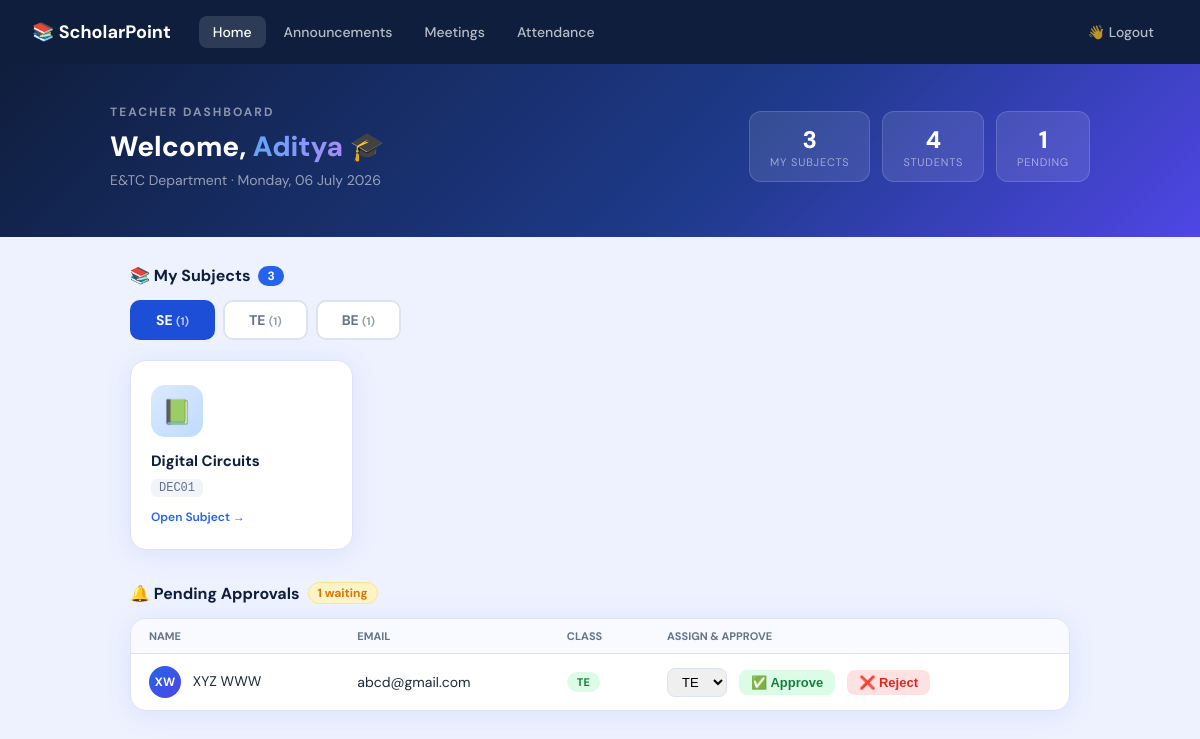
/Backend/teacher-dashboard.php (signed in), run on the app's committed database.
### tables this page shows
CREATE TABLE `subjects` (
  `id` int NOT NULL AUTO_INCREMENT,
  `subject_name` varchar(100) NOT NULL,
  `subject_code` varchar(20) DEFAULT NULL,
  `class_id` int NOT NULL,
  `created_at` timestamp NULL DEFAULT CURRENT_TIMESTAMP,
  PRIMARY KEY (`id`),
  KEY `class_id` (`class_id`),
  CONSTRAINT `subjects_ibfk_1` FOREIGN KEY (`class_id`) REFERENCES `classes` (`id`)
);

CREATE TABLE `users` (
  `id` int NOT NULL AUTO_INCREMENT,
  `firstName` varchar(100) NOT NULL,
  `lastName` varchar(100) NOT NULL,
  `email` varchar(150) NOT NULL,
  `password` varchar(255) NOT NULL,
  `role` enum('student','teacher') DEFAULT 'student',
  `created_at` timestamp NULL DEFAULT CURRENT_TIMESTAMP,
  `class_id` int DEFAULT NULL,
  `status` enum('pending','approved') DEFAULT 'pending',
  PRIMARY KEY (`id`),
  UNIQUE KEY `email` (`email`)
);

CREATE TABLE `classes` (
  `id` int NOT NULL AUTO_INCREMENT,
  `class_name` varchar(50) NOT NULL,
  `description` varchar(200) DEFAULT NULL,
  `created_at` timestamp NULL DEFAULT CURRENT_TIMESTAMP,
  PRIMARY KEY (`id`)
);

### Backend/teacher-dashboard.php (the view, shortened to what this page needs)
<?php
include("connect.php");
$teacher_id = $_SESSION['user_id'];
$firstName  = $_SESSION['firstName'] ?? 'Teacher';
$pending = $conn->query("SELECT u.id, u.firstName, u.lastName, u.email, c.class_name, u.class_id
    FROM users u
    LEFT JOIN classes c ON u.class_id = c.id
    WHERE u.role='student' AND u.status='pending'
    ORDER BY u.id DESC")->fetch_all(MYSQLI_ASSOC);
$classes = $conn->query("SELECT * FROM classes ORDER BY id")->fetch_all(MYSQLI_ASSOC);
$mySubjects = $conn->query("
    SELECT s.id, s.subject_name, s.subject_code, s.class_id, c.class_name
    FROM teacher_subjects ts
    JOIN subjects s ON ts.subject_id = s.id
    JOIN classes c ON s.class_id = c.id
    WHERE ts.teacher_id = $teacher_id
    ORDER BY c.id, s.subject_name
")->fetch_all(MYSQLI_ASSOC);
$subjectsByClass = [];
foreach($mySubjects as $sub){
    $subjectsByClass[$sub['class_name']][] = $sub;
}
$totalSubjects = count($mySubjects);
$totalPending  = count($pending);
$totalStudents = $conn->query("SELECT COUNT(*) as c FROM users WHERE role='student' AND status='approved'")->fetch_assoc()['c'];
?>
<!DOCTYPE html>
<html lang="en">
<head>
    <link rel="stylesheet" href="https://cdnjs.cloudflare.com/ajax/libs/font-awesome/6.5.1/css/all.min.css">
</head>
<body>
<nav class="navbar">
    <span class="brand">📚 ScholarPoint</span>
    <a href="teacher-dashboard.php" class="active">Home</a>
    <a href="announcements.php">Announcements</a>
    <a href="meetings.php">Meetings</a>
    <a href="attendance.php">Attendance</a>
    <a href="logout.php">👋 Logout</a>
</nav>
<div class="hero">
    <div class="hero-inner">
        <div class="hero-left">
            <div class="eyebrow">Teacher Dashboard</div>
            <h1>Welcome, <span><?= htmlspecialchars($firstName) ?></span> 🎓</h1>
            <div class="sub">E&TC Department · <?= date('l, d F Y') ?></div>
        </div>
        <div class="hero-stats">
            <div class="hstat"><div class="num"><?= $totalSubjects ?></div><div class="lbl">My Subjects</div></div>
            <div class="hstat"><div class="num"><?= $totalStudents ?></div><div class="lbl">Students</div></div>
            <div class="hstat"><div class="num"><?= $totalPending ?></div><div class="lbl">Pending</div></div>
        </div>
    </div>
</div>
<div class="page">
    <div class="section-title">
        📚 My Subjects
        <span class="badge"><?= $totalSubjects ?></span>
    </div>
    <?php if(count($mySubjects) === 0): ?>
        <div class="no-subjects">
            <div class="icon">📭</div>
            <p>No subjects assigned yet.</p>
            <p style="font-size:12px;margin-top:6px">HOD will assign subjects to you.</p>
        </div>
    <?php else: ?>
    <div class="class-tabs">
        <?php $firstClass = true; ?>
        <?php foreach($subjectsByClass as $className => $subs): ?>
            <div class="class-tab <?= $className ?> <?= $firstClass ? 'active' : '' ?>"
                 onclick="showClass('<?= $className ?>', this)">
                <?= $className ?>
                <span style="font-size:11px;opacity:.7">(<?= count($subs) ?>)</span>
            </div>
            <?php $firstClass = false; ?>
        <?php endforeach; ?>
    </div>
    <?php $firstClass = true; ?>
    <?php foreach($subjectsByClass as $className => $subs): ?>
        <div id="class-<?= $className ?>" class="class-content <?= $firstClass ? 'active' : '' ?>">
            <div class="subjects-grid">
                <?php foreach($subs as $sub): ?>
                <a href="subject.php?id=<?= $sub['id'] ?>" class="subject-card">
                    <div class="sub-icon <?= $className ?>">📗</div>
                    <h3><?= htmlspecialchars($sub['subject_name']) ?></h3>
                    <?php if($sub['subject_code']): ?>
                        <div class="code"><?= htmlspecialchars($sub['subject_code']) ?></div>
                    <?php endif; ?>
                    <div class="go">Open Subject →</div>
                </a>
                <?php endforeach; ?>
            </div>
        </div>
        <?php $firstClass = false; ?>
    <?php endforeach; ?>
    <?php endif; ?>
    <?php if(count($pending) > 0): ?>
    <div class="section-title" style="margin-top:32px">
        🔔 Pending Approvals
        <span class="badge-warn"><?= count($pending) ?> waiting</span>
    </div>
    <div class="table-card">
        <table>
            <thead><tr><th>Name</th><th>Email</th><th>Class</th><th>Assign & Approve</th></tr></thead>
            <tbody>
                <?php foreach($pending as $row): ?>
                <tr>
                    <td>
                        <span class="avatar"><?= strtoupper(substr($row['firstName'],0,1).substr($row['lastName'],0,1)) ?></span>
                        <?= htmlspecialchars($row['firstName'].' '.$row['lastName']) ?>
                    </td>
                    <td><?= htmlspecialchars($row['email']) ?></td>
                    <td><?php if($row['class_name']): ?><span class="class-pill <?= $row['class_name'] ?>"><?= $row['class_name'] ?></span><?php else: ?>—<?php endif; ?></td>
                    <td>
                        <form method="post" style="display:inline-flex;align-items:center;gap:6px">
                            <select name="class_id" class="class-assign" required>
                                <?php foreach($classes as $c): ?>
                                    <option value="<?= $c['id'] ?>" <?= $row['class_id'] == $c['id'] ? 'selected' : '' ?>><?= $c['class_name'] ?></option>
                                <?php endforeach; ?>
                            </select>
                            <button type="submit" name="approve" class="btn-approve">✅ Approve</button>
                            <button type="submit" name="reject" class="btn-reject" onclick="return confirm('Reject?')">❌ Reject</button>
                        </form>
                    </td>
                </tr>
                <?php endforeach; ?>
            </tbody>
        </table>
    </div>
    <?php endif; ?>
</div>
</body>
</html>

### data on the page
subjects: subject_name "Digital Circuits", subject_code "DEC01"
users: firstName+lastName "XW", firstName+lastName "XYZ WWW", email "abcd@gmail.com", class.class_name "TE", class_id "TE"

### other printed values
$firstName "Aditya"
$totalSubjects "3"
$totalStudents "4"
$totalPending "1"
$className "SE"
count($subs) "1"
$className "TE"
$className "BE"
count($pending) "1"
